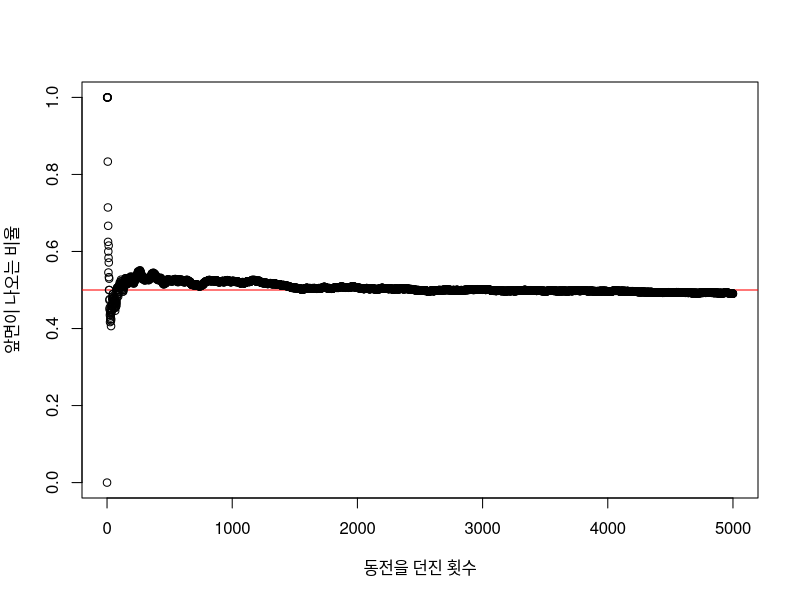

Write R code to recreate this figure. (Note: this script raises an error after producing the figure.)
iteration <- 5000
plot(0,0,xlab="동전을 던진 횟수", ylab = "앞면이 나오는 비율",xlim=c(0,iteration),ylim=c(0,1))
abline(a=0.5,b=0,col="red") 
# 앞면이 나오는 수학적인 확률 0.5 표시
#abline은 직성을 그리며, a는 y절편 b는 기울기를 뜻함
sum <- 0
for(x in 1:iteration){
  coin <- sample(c("앞면","뒷면"),1, replace=T) #동전의 앞면 또는 뒷면에서 한 면을 추출
  #주사위 2개를 동시에 던지는 경우 하나씩 2번 던지는 경우와 같음
  #dice <- sample(1:6,2,replace =T)
  #던진 주사위 같은 수가 나왔는지 비교하는 방법
  #sum <- 0
  #if(dice[1]==dice[2])
  # sum<-sum + 1
  #sum
  if(coin=="앞면")
    sum = sum + 1
  prob <- sum/x #시행 횟수까지 앞면이 나온 비율
  points(x,prob)
}

#동전을 5000번 던질 때 앞면이 나온 횟수
#시행 횟수 : 5000
iteration <- 5000 
x <- sample(c(0,1),iteration,replace = T) #앞면을 1 뒷면을 0으로 두고 5000번 표본 추출
round(sum(x)/iteration*100,1) # round 함수를 이용해서 확률을 소수 한 자리로 표현

# 379 page
iteration <- 1000
n_circle <- 0
for (i in 1:iteration){
  x <- runif(1,min=0,max=1) # 난수 발생에 의한 점 위치
  y <- runif(i,min=0,max=1)
  
  dist <- sqrt(x^2+y^2) # 원점에서 점까지의 거리
  
  if(dist<=1)
    n_circle <- n_circle+1 #거리가 1이하면 원 내의 점의 수 1증가
}
pi <- 4*n_circle/iteration #원주율 계산
pi